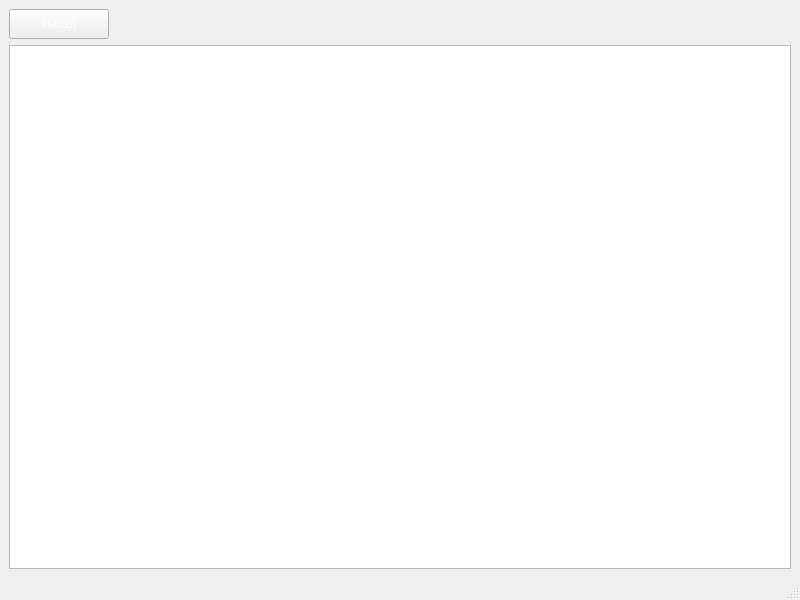
<?xml version="1.0" encoding="UTF-8"?>
<ui version="4.0">
 <class>set_level</class>
 <widget class="QMainWindow" name="set_level">
  <property name="geometry">
   <rect>
    <x>0</x>
    <y>0</y>
    <width>800</width>
    <height>600</height>
   </rect>
  </property>
  <property name="windowTitle">
   <string>MainWindow</string>
  </property>
  <property name="styleSheet">
   <string notr="true">background-image: url(:/373737.png);</string>
  </property>
  <widget class="QWidget" name="centralwidget">
   <layout class="QGridLayout" name="gridLayout">
    <item row="1" column="0">
     <widget class="QListWidget" name="listWidget">
      <property name="styleSheet">
       <string notr="true">font: 14pt &quot;Woodstick&quot;;
color: rgb(255, 255, 255);</string>
      </property>
     </widget>
    </item>
    <item row="0" column="0">
     <widget class="QPushButton" name="pushButton">
      <property name="sizePolicy">
       <sizepolicy hsizetype="Maximum" vsizetype="Fixed">
        <horstretch>0</horstretch>
        <verstretch>0</verstretch>
       </sizepolicy>
      </property>
      <property name="minimumSize">
       <size>
        <width>100</width>
        <height>30</height>
       </size>
      </property>
      <property name="styleSheet">
       <string notr="true">background-image: url(:/9545d9.png);
color: rgb(255, 255, 255);
font: 9pt &quot;Woodstick&quot;;</string>
      </property>
      <property name="text">
       <string>Назад</string>
      </property>
     </widget>
    </item>
   </layout>
  </widget>
  <widget class="QMenuBar" name="menubar">
   <property name="geometry">
    <rect>
     <x>0</x>
     <y>0</y>
     <width>800</width>
     <height>26</height>
    </rect>
   </property>
  </widget>
  <widget class="QStatusBar" name="statusbar"/>
 </widget>
 <resources/>
 <connections/>
</ui>
